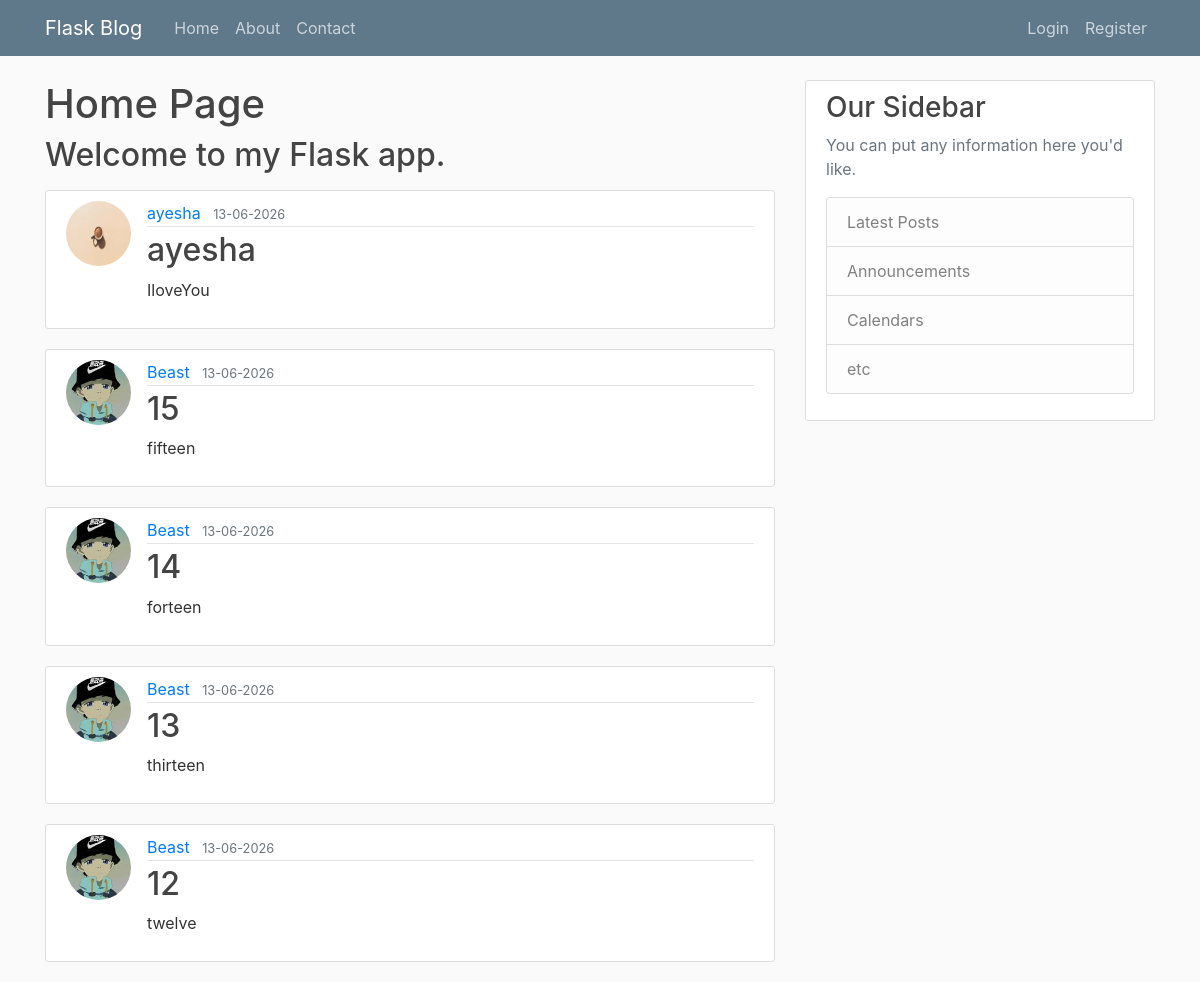
The page /home on the database its author committed.
### flask_blog/models.py (models this page shows, shortened)
class Post(db.Model):
    id = db.Column(db.Integer, primary_key=True)
    title = db.Column(db.String(100), nullable = False)
    dateposted = db.Column(db.DateTime, nullable = False, default=lambda: datetime.now(timezone.utc))
    content = db.Column(db.Text, nullable = False)
    user_id = db.Column(db.Integer, db.ForeignKey('user.id'), nullable = False)

class User(db.Model, UserMixin):
    id = db.Column(db.Integer,  primary_key = True)
    username = db.Column(db.String(20), unique = True, nullable = False)
    email = db.Column(db.String(120), unique = True, nullable = False)
    image_file = db.Column(db.String(20), default = 'default.jpg', nullable = False)
    password = db.Column(db.String(60), nullable = False)
    posts = db.relationship('Post', backref='author', lazy=True)

### flask_blog/routes.py (the view)
@app.route('/')
@app.route('/home')
def home():
    page = request.args.get('page', 1, type=int)
    posts = Post.query.order_by(Post.dateposted.desc()).paginate(page=page, per_page=5)
    return render_template('home.html', posts=posts)

### flask_blog/templates/home.html
{% extends "layouts.html" %}
{% block content %}
    <h1>Home Page</h1>
    <h2><p>Welcome to my Flask app.</p></h2>
    {% for post in posts %}
        <article class="media content-section">
            <img class="rounded-circle article-img" src="{{ url_for('static', filename='profile_pics/' + post.author.image_file) }}">
            <div class="media-body">
                <div class="article-metadata">
                <a class="mr-2" href="#">{{ post.author.username }}</a>
                <small class="text-muted">{{ post.dateposted.strftime("%d-%m-%Y") }}</small>
                </div>
                <h2><a class="article-title" href="{{ url_for('post_page', post_id=post.id) }}">{{ post.title }}</a></h2>
                <p class="article-content">{{ post.content }}</p>
            </div>
        </article>
    {% endfor %}
{% endblock content %}

### flask_blog/templates/layouts.html (shortened to what this page needs)
<!doctype html>
<html lang="en">
    <head>
        <link rel="stylesheet" href="https://cdn.jsdelivr.net/npm/bootstrap@4.1.3/dist/css/bootstrap.min.css">
        <link rel="stylesheet" href = "{{ url_for('static', filename='main.css') }}" />
    </head>
    <body>
        <header class="site-header">
            <nav class="navbar navbar-expand-md navbar-dark bg-steel fixed-top">
                <div class="container">
                    <a class="navbar-brand mr-4" href="{{ url_for('home') }}">Flask Blog</a>
                    <div class="collapse navbar-collapse" id="navbarToggle">
                        <div class="navbar-nav mr-auto">
                            <a class="nav-item nav-link" href="{{ url_for('home') }}">Home</a>
                            <a class="nav-item nav-link" href="{{ url_for('about') }}">About</a>
                            <a class="nav-item nav-link" href="{{ url_for('contact') }}"">Contact</a>
                        </div>
                        <div class="navbar-nav">
                            {% if current_user.is_authenticated %}
                                <a class="nav-item nav-link" href="{{ url_for('new_post') }}">New Post</a>
                                <a class="nav-item nav-link" href="{{ url_for('account') }}">Account</a>
                                <a class="nav-item nav-link" href="{{ url_for('logout') }}">logout</a>
                            {% else %}
                                <a class="nav-item nav-link" href="{{ url_for('login') }}">Login</a>
                                <a class="nav-item nav-link" href="{{ url_for('register') }}">Register</a>
                            {% endif %}
                        </div>
                    </div>
                </div>
            </nav>
        </header>
        <main role="main" class="container">
            <div class="row">
                <div class="col-md-8">
                    {% block content %}
                    {% endblock %}
                </div>
                <div class="col-md-4">
                    <div class="content-section">
                        <h3>Our Sidebar</h3>
                        <p class='text-muted'>You can put any information here you'd like.
                        <ul class="list-group">
                            <li class="list-group-item list-group-item-light">Latest Posts</li>
                            <li class="list-group-item list-group-item-light">Announcements</li>
                            <li class="list-group-item list-group-item-light">Calendars</li>
                            <li class="list-group-item list-group-item-light">etc</li>
                        </ul>
                        </p>
                    </div>
                </div>
            </div>
        </main>
    </body>
</html>

### flask_blog/static/main.css (style rules this page uses)
body { background: #fafafa; color: #333333; margin-top: 5rem; }
h1, h2, h3, h4, h5, h6 { color: #444444; }
.bg-steel { background-color: #5f788a; }
.site-header .navbar-nav .nav-link { color: #cbd5db; }
.content-section { background: #ffffff; padding: 10px 20px; border: 1px solid #dddddd; border-radius: 3px; margin-bottom: 20px; }
.article-title { color: #444444; }
.article-content { white-space: pre-line; }
.article-img { height: 65px; width: 65px; margin-right: 16px; }
.article-metadata { padding-bottom: 1px; margin-bottom: 4px; border-bottom: 1px solid #e3e3e3 }

### rows shown on the page
Post: image_file (picture), author.username "ayesha", dateposted "13-06-2026", title "ayesha", content "IloveYou"
Post: image_file (picture), author.username "Beast", dateposted "13-06-2026", title "15", content "fifteen"
Post: image_file (picture), author.username "Beast", dateposted "13-06-2026", title "14", content "forteen"
Post: image_file (picture), author.username "Beast", dateposted "13-06-2026", title "13", content "thirteen"
Post: image_file (picture), author.username "Beast", dateposted "13-06-2026", title "12", content "twelve"
